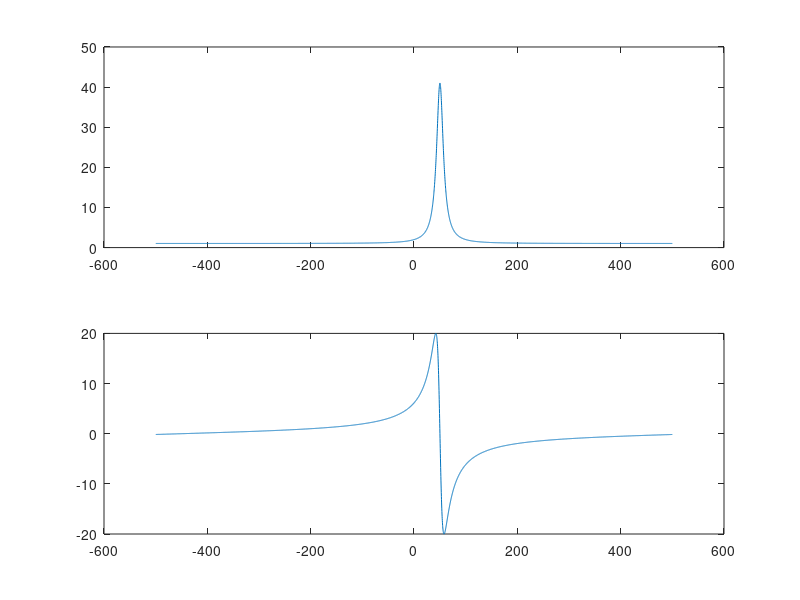

The MATLAB source for this figure:
% Jonathan Vandermause
% July 21, 2017
% Simulate FID One Qubit

sigma_x = [0, 1; 1, 0];
sigma_y = [0, -1i; 1i, 0];
sigma_z = [1, 0; 0, -1];

% JYY = expm(-1i * (pi / 2) * kron(sigma_y, eye(2)) / 2) * ...
%     expm(-1i * (pi / 2) * kron(eye(2), sigma_y) / 2) * ...
%     expm(-1i * (pi / 2) * kron(sigma_z, sigma_z) / 2) * ...
%     expm(-1i * (pi / 2) * kron(eye(2), sigma_x) / 2);

% Input the density operator to be simulated:
detect = sigma_x;

decay = -50;

X90 = expm(-1i * (pi/2) * sigma_x / 2);
Y90 = expm(-1i * (pi/2) * sigma_y / 2);

sigma_plus = sigma_x + 1i * sigma_y;
sigma_minus = sigma_x - 1i * sigma_y;
test = sigma_y + 1i * sigma_x;

% Define Hamiltonian.
omega_1 = 50;   % in radians per second

Hamiltonian = -pi * omega_1 * sigma_z;


L = 5000;   % length of signal
T = 5;   % final time
acqu_time = 0 : T / (L - 1) : T;
Fs = (L - 1) / T;   % sampling frequency
samp_period = 1 / Fs;   % sampling period
freq_vec = Fs * ((-(L/2)+1) : (L/2)) / L;  % frequency vector

FID = zeros(1, length(acqu_time));
for n = 1 : length(acqu_time)
    time = acqu_time(n);
    current_rho = expm(-1i * Hamiltonian * time) * ...
        detect * expm(1i * Hamiltonian * time);
    
    
    FID(n) = trace(current_rho * ...
        sigma_minus)*exp(decay * time);
end

% Create figure
figure1 = figure;

% Create axes
axes1 = axes('Parent',figure1);
hold(axes1,'on');

% Create plot
subplot(2, 1, 1)
plot(freq_vec, real(fftshift(fft(FID))))

subplot(2, 1, 2)
plot(freq_vec, imag(fftshift(fft(FID))))